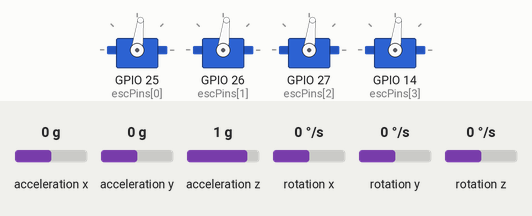
The program below on a simulated ESP32. Parts: 4 × servo. Inputs (shaded band) come from the test bench; at power-on: acceleration x 0 g, acceleration y 0 g, rotation z 0 °/s, acceleration z 1 g, rotation x 0 °/s, rotation y 0 °/s. Nothing arrives over Bluetooth unless stated; what the program prints to the serial monitor is not drawn.

Above: at 6.2 s.
6.3 s: acceleration x set to -1.4 g
At 6.38 s:
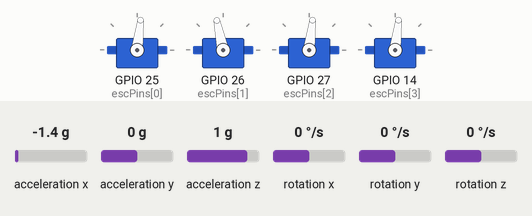
7.9 s: acceleration y set to -1.4 g
At 8.04 s:
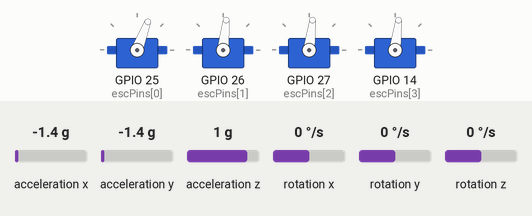
9.6 s: rotation z set to -100 °/s
At 11.0 s:
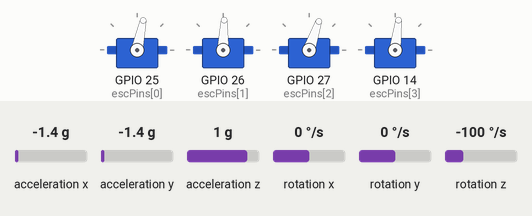
12.6 s: acceleration x set to 1.4 g
At 12.92 s:
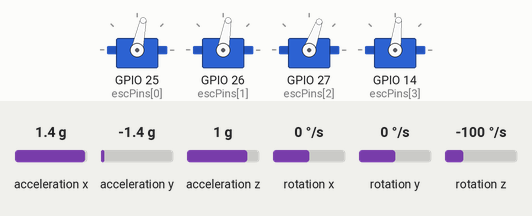
15.3 s: acceleration y set to -0.8 g
At 15.35 s:
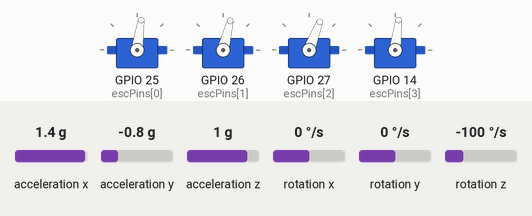
16.9 s: acceleration z set to -1.4 g
At 17.24 s:
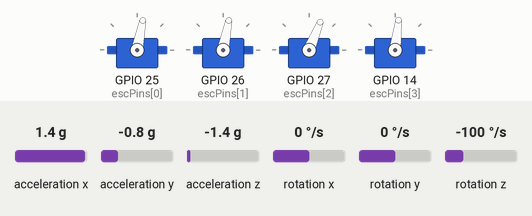
Timing chart, 0 to 19.5 s (numbered marks = the images above; inputs shaded):
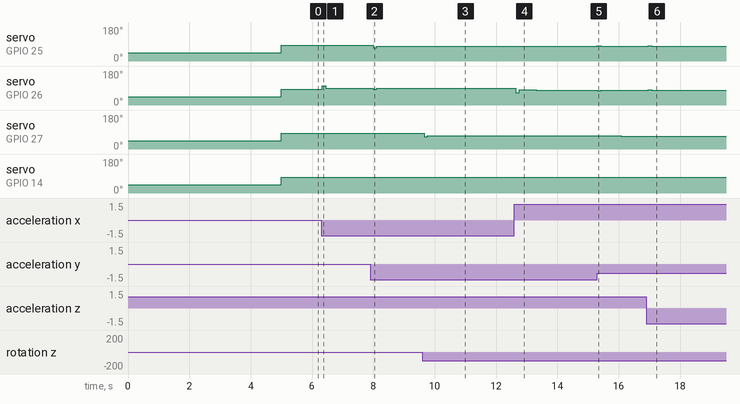

Measured:
- after the input at 6.3 s, servo on GPIO 26 (escPins[1]): 83° → 102° at once, → 89° 0.11 s later, → 90° 0.55 s later
- after the input at 7.9 s, servo on GPIO 25 (escPins[0]): 83° → 69° after 0.09 s, → 78° 0.11 s later; servo on GPIO 26 (escPins[1]): 90° → 84° after 0.09 s, → 88° 0.11 s later
- after the input at 9.6 s, servo on GPIO 27 (escPins[2]): 83° → 64° after 0.06 s, → 71° 0.11 s later, → 70° 1.9 s later
- after the input at 12.6 s, servo on GPIO 26 (escPins[1]): 89° → 64° after 0.05 s, → 80° 0.11 s later, → 79° 0.55 s later
- after the input at 15.3 s, servo on GPIO 25 (escPins[0]): 77° → 82° at once, → 79° 0.11 s later; servo on GPIO 26 (escPins[1]): 79° → 76° at once, → 78° 0.11 s later
- after the input at 16.9 s, servo on GPIO 25 (escPins[0]): 79° → 80° after 0.07 s, → 79° 0.11 s later; servo on GPIO 26 (escPins[1]): 78° → 80° after 0.07 s, → 79° 0.11 s later, → 78° 0.33 s later

The program:

main.cpp
```cpp
#include <Arduino.h>
#include <Wire.h>
#include <MPU6050_light.h>
#include <ESP32Servo.h>
#include <pid_manager.hpp>
#include <input.hpp>

const int BASE_THROTTLE = 1400;
const int MIN_THROTTLE = 1100;
const int MAX_THROTTLE = 1700;

Input input;
MPU6050 mpu = MPU6050(Wire);
Servo esc[4]; // FV, FH, BV, BH

double kPitch[3] = {1.2, 0.05, 0.25};
double kRoll[3] = {1.2, 0.05, 0.25};
double kYaw[3] = {1.2, 0.05, 0.25};

double pitch[4] = {-1, -1, 1, 1};
double roll[4] = {-1, 1, -1, 1};
double yaw[4] = {1, -1, -1, 1};

double *kParams[3] = {kPitch, kRoll, kYaw};
double *axes[3] = {pitch, roll, yaw};
PIDManager pid(kParams, axes);

void setup()
{
  Serial.begin(115200);
  input.begin();
  Wire.begin(21, 22);
  mpu.begin();
  mpu.calcGyroOffsets();

  const int escPins[4] = {25, 26, 27, 14};
  for (int i = 0; i < 4; i++)
  {
    esc[i].attach(escPins[i]);
  }

  for (int i = 0; i < 4; i++)
  {
    esc[i].writeMicroseconds(1000);
  }
  delay(2000);

  pid.initialize();
}

void loop()
{
  if (!input.isConnected())
  {
    Serial.println("PS4 controller not connected");
    for (int i = 0; i < 4; i++)
    {
      esc[i].writeMicroseconds(BASE_THROTTLE - 100);
      Serial.printf("ESC[%d]: %d\n", i, BASE_THROTTLE - 100);
    }
    delay(100);
    return;
  }

  mpu.update();
  double inputs[3] = {mpu.getAngleX(), mpu.getAngleY(), mpu.getGyroZ()};
  pid.setInputs(inputs);

  double setpoints[3] = {input.getPitch(), input.getRoll(), input.getYaw()};
  pid.setSetpoints(setpoints);

  double *outputs = pid.getOutputs();
  int throttle = constrain(BASE_THROTTLE + input.getThrottle(), MIN_THROTTLE, MAX_THROTTLE);

  for (int i = 0; i < 4; i++)
  {
    int output = constrain(throttle + outputs[i], MIN_THROTTLE, MAX_THROTTLE);
    esc[i].writeMicroseconds(output);
    Serial.printf("ESC[%d]: %d\n", i, output);
  }

  delay(10);
}
```

input.cpp
```cpp
#include <input.hpp>

void Input::begin()
{
    if (!PS4.begin("20:43:A8:65:5D:DE"))
    {
        Serial.println("Failed to connect to PS4 controller");
        while (1)
            ;
    }
    Serial.println("Connected to PS4 controller");
}

bool Input::isConnected()
{
    return PS4.isConnected();
}

double Input::getPitch()
{
    double raw = PS4.RStickY();
    if (raw < 20) // deadzone
        return 0.0;
    return raw / 4.0; // [-32, 32]
}
double Input::getRoll()
{
    double raw = PS4.RStickX();
    if (raw < 20) // deadzone
        return 0.0;
    return raw / 4.0; // [-32, 32]
}
double Input::getThrottle()
{
    double raw = PS4.L2Value() - PS4.R2Value();
    if (raw < 40) // deadzone
        return 0.0;
    return 2.0 * raw; // [-255, 255]
}
double Input::getYaw()
{
    double raw = PS4.R1() - PS4.L1();
    return 32.0 * raw; // [-32, 32]
}
```

input.hpp
```cpp
#ifndef INPUT_HPP
#define INPUT_HPP

#include <PS4Controller.h>

class Input
{
public:
    void begin();
    bool isConnected();
    double getPitch();
    double getRoll();
    double getThrottle();
    double getYaw();
};

#endif
```

pid_controller.cpp
```cpp
#include <pid_controller.hpp>
PIDController::PIDController(double *k, double const throttleFactors[4])
    : pid(&input, &output, &setpoint, k[0], k[1], k[2], DIRECT)
{
    setpoint = 0;
    for (int i = 0; i < 4; ++i)
    {
        throttles[i] = throttleFactors[i];
    }
}

void PIDController::initialize()
{
    pid.SetMode(AUTOMATIC);
    pid.SetOutputLimits(-200, 200);
}

void PIDController::setInput(double newInput)
{
    input = newInput;
}

double *PIDController::getOutputs()
{
    pid.Compute();
    for (int i = 0; i < 4; ++i)
    {
        outputs[i] = throttles[i] * output;
    }
    return outputs;
}

void PIDController::setSetpoint(double newSetpoint)
{
    setpoint = newSetpoint;
}
```

pid_controller.hpp
```cpp
#ifndef PID_CONTROLLER_HPP
#define PID_CONTROLLER_HPP

#include <PID_v1.h>

class PIDController
{
private:
    double input, output, setpoint;
    PID pid;
    int throttles[4];
    double outputs[4];

public:
    PIDController(double *k, double const throttleFactors[4]);
    void initialize();
    void setInput(double newInput);
    void setSetpoint(double newSetpoint);
    double *getOutputs();
};

#endif
```

pid_manager.cpp
```cpp
#include <pid_manager.hpp>

PIDManager::PIDManager(double **k, double **throttles)
    : pidControllers{
          PIDController(k[0], throttles[0]),
          PIDController(k[1], throttles[1]),
          PIDController(k[2], throttles[2])}
{
}

void PIDManager::initialize()
{
    for (int i = 0; i < 3; ++i)
    {
        pidControllers[i].initialize();
    }
}

void PIDManager::setInputs(double *inputs)
{
    for (int i = 0; i < 3; ++i)
    {
        pidControllers[i].setInput(inputs[i]);
    }
}

void PIDManager::setSetpoints(double *setpoints)
{
    for (int i = 0; i < 3; ++i)
    {
        pidControllers[i].setSetpoint(setpoints[i]);
    }
}

double *PIDManager::getOutputs()
{
    static double outputs[3];
    for (int i = 0; i < 3; ++i)
    {
        double *pidOutput = pidControllers[i].getOutputs();
        outputs[i] = 0;
        for (int j = 0; j < 3; ++j)
        {
            outputs[i] += pidOutput[j];
        }
    }
    return outputs;
}
```

pid_manager.hpp
```cpp
#ifndef PID_MANAGER_HPP
#define PID_MANAGER_HPP

#include <pid_controller.hpp>

class PIDManager
{
public:
    PIDManager(double **k, double **throttles);
    void initialize();
    void setInputs(double *inputs);
    void setSetpoints(double *setpoints);
    double *getOutputs();

private:
    PIDController pidControllers[3];
};

#endif
```
